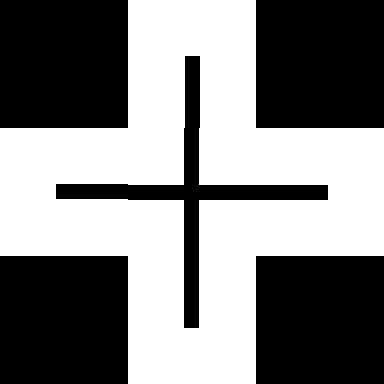

Below is a game level as drawn by its tile map, then a one-line description and the .tmx file that defines it, in full:
An orthogonal 3x3 tile map with 128x128 px tiles, 1 tile layer (Tile Layer 1).

<map version="1.5" tiledversion="1.7.2" orientation="orthogonal" renderorder="right-down" width="3" height="3" tilewidth="128" tileheight="128" infinite="0" nextlayerid="2" nextobjectid="1">
 <tileset firstgid="1" name="g1" tilewidth="128" tileheight="128" tilecount="15" columns="0">
  <grid orientation="orthogonal" width="1" height="1" />
  <tile id="0">
   <image width="128" height="128" source="../tileset/0.bmp" />
  </tile>
  <tile id="1">
   <image width="128" height="128" source="../tileset/1.bmp" />
  </tile>
  <tile id="2">
   <image width="128" height="128" source="../tileset/2.bmp" />
  </tile>
  <tile id="3">
   <image width="128" height="128" source="../tileset/3.bmp" />
  </tile>
  <tile id="4">
   <image width="128" height="128" source="../tileset/4.bmp" />
  </tile>
  <tile id="5">
   <image width="128" height="128" source="../tileset/5.bmp" />
  </tile>
  <tile id="6">
   <image width="128" height="128" source="../tileset/6.bmp" />
  </tile>
  <tile id="7">
   <image width="128" height="128" source="../tileset/7.bmp" />
  </tile>
  <tile id="8">
   <image width="128" height="128" source="../tileset/8.bmp" />
  </tile>
  <tile id="9">
   <image width="128" height="128" source="../tileset/9.bmp" />
  </tile>
  <tile id="10">
   <image width="128" height="128" source="../tileset/10.bmp" />
  </tile>
  <tile id="11">
   <image width="128" height="128" source="../tileset/11.bmp" />
  </tile>
  <tile id="12">
   <image width="128" height="128" source="../tileset/12.bmp" />
  </tile>
  <tile id="13">
   <image width="128" height="128" source="../tileset/13.bmp" />
  </tile>
  <tile id="14">
   <image width="128" height="128" source="../tileset/14.bmp" />
  </tile>
 </tileset>
 <layer id="1" name="Tile Layer 1" width="3" height="3">
  <data encoding="csv">
0,3,0,
2,15,4,
0,1,0
</data>
 </layer>
</map>
